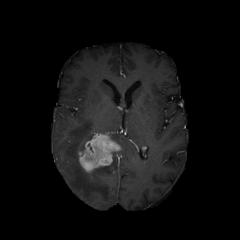
#> input picture brainTumor.png, 240 x 240 px
$ python drawcircle.py
#> lines starting #> are read from the running program, lines starting #| are printed output that depends on the picture; after the words box and inside, x2 and y2 are one past the last pixel; in counts of white or black regions, pixels touching at a corner belong together
import cv2

image = cv2.imread('brainTumor.png')
#> image is the input picture: shape (240, 240, 3); min 0, max 216, mean 16.6
x=100
y=100
r=50
cv2.circle(image,(x, y), r, (0,255,0))
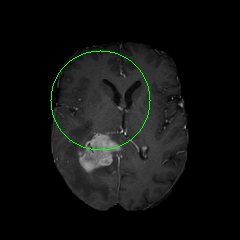
#> image: shape (240, 240, 3); 0.49% of pixels changed, all inside (x1, y1, x2, y2) = (50, 50, 151, 151)
cv2.imshow('brainTumor image',image)
cv2.waitKey(0)
cv2.destroyAllWindows()
